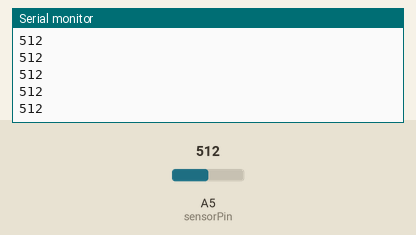
The sketch below on a simulated Arduino Uno, built with avr-gcc and run on an emulated ATmega328P. On the bench: the last lines printed to the serial monitor. The test bench sets the inputs (shaded band); at power-on: A5 (sensorPin) = 512.

Above: at 1.2 s.
1.3 s: A5 (sensorPin) set to 716
At 2.3 s:
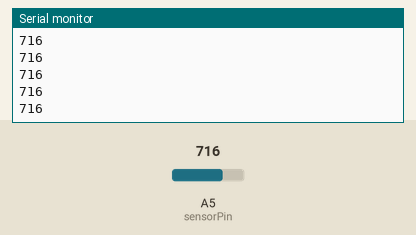
2.8 s: A5 (sensorPin) set to 900
At 3.3 s:
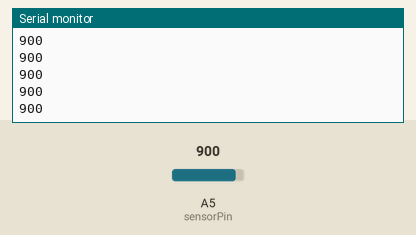
Timing chart, 0 to 5.8 s (numbered marks = the images above; inputs shaded):
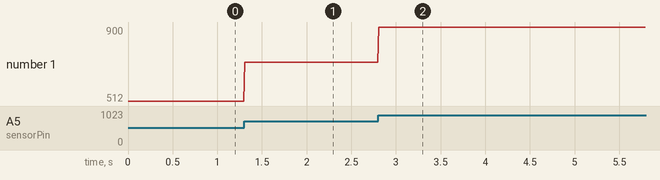

Measured:
- after the input at 1.3 s, the serial monitor: prints a new line at once (image 1)
- after the input at 2.8 s, the serial monitor: prints a new line at once (image 2)
- plotted number 1: 512 → 716 after the input at 1.3 s, 716 → 900 after the input at 2.8 s

The sketch:

4.ino
```cpp
#define sensorPin A5

void setup() {
  pinMode(sensorPin, INPUT);
  Serial.begin(9600);
  while(!Serial); //Wait for serial connection to be opened
}

void loop() {
  Serial.println(analogRead(sensorPin));
  delay(10);
}
```
